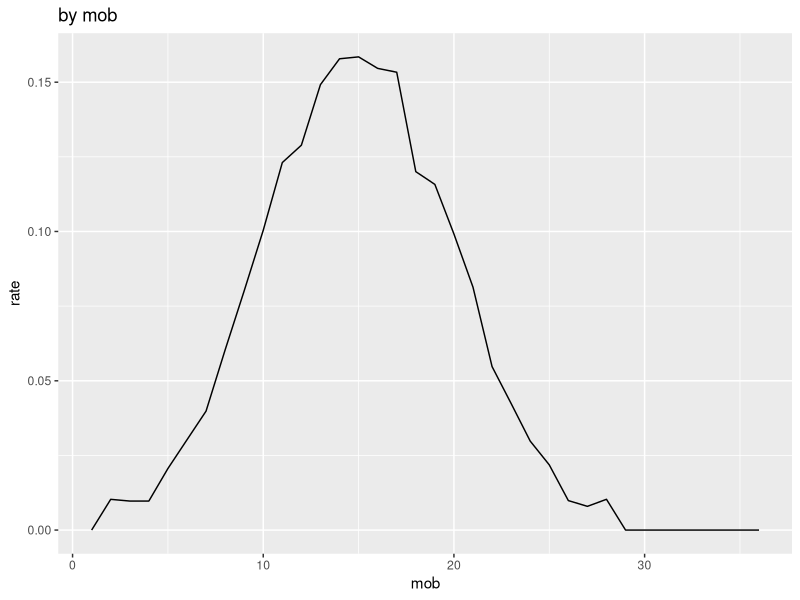
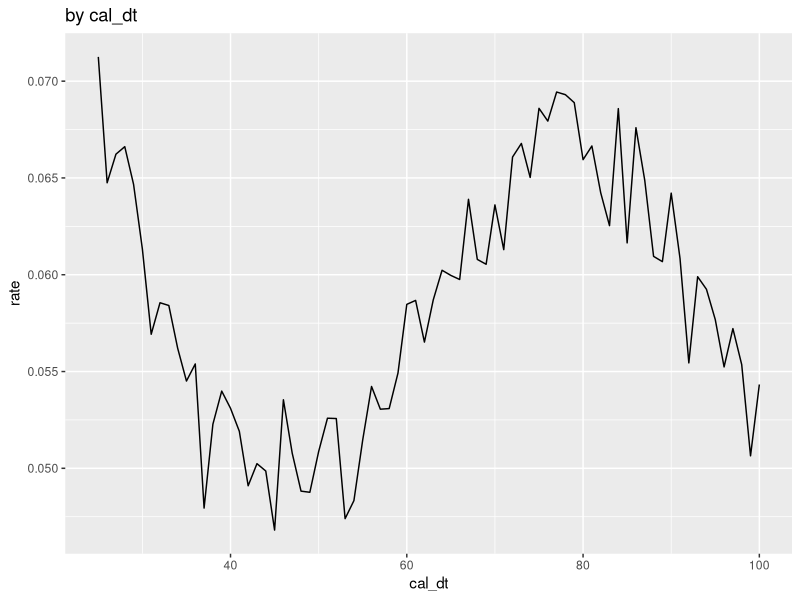
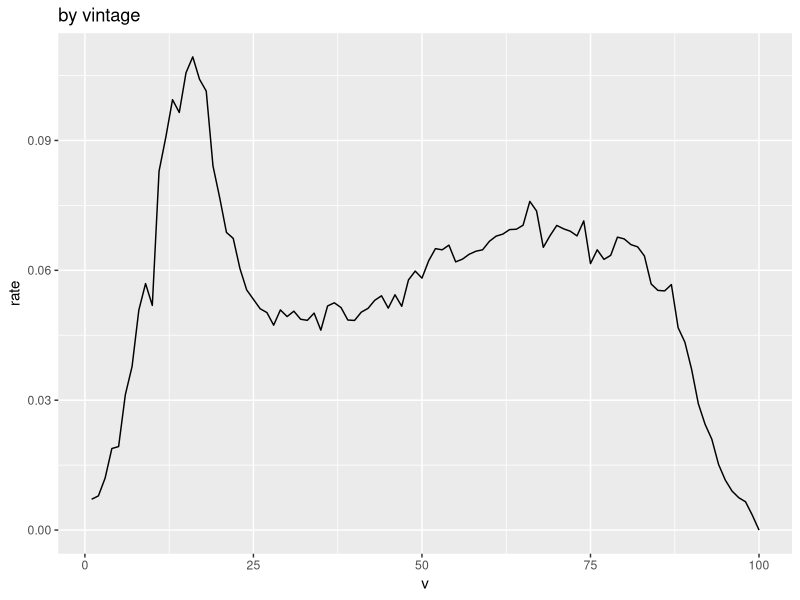
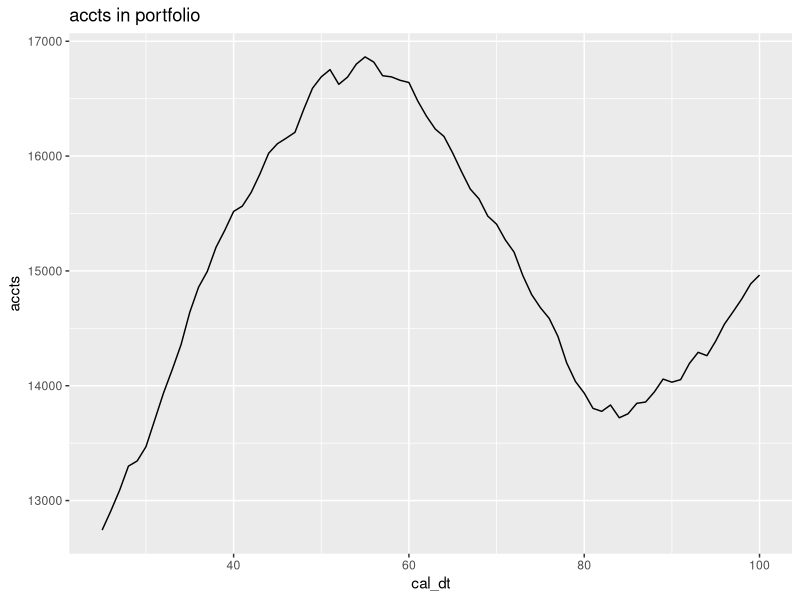

Source code (R) for these figures, in order:



#d2d data simulation

# -------------------------------------
# libraries and clear
# -------------------------------------

library(data.table)
library(magrittr)
library(sqldf)
library(ggplot2)

rm(list=ls())
# dev.off()


# -------------------------------------
# build data
# -------------------------------------


# cal table will hold the calendar dates (cal_dt), the calendar effect (cal_m), and portfolio production per cal_dt
cal_table <- data.table(
  cal_dt = 1:100,
  cal_m = 1:100 %>% divide_by(10) %>% sin() %>% multiply_by(0.2) %>% add(1),
  prod = rnorm(100, 1000, 50) %>% round(., 0)
)
cal_table[, dummy:=1]

# vintage table will hold the vintage effect for each month (cal_dt) of origination
vin_table <- data.table(
  cal_dt = 1:100,
  v_m = c(
    rnorm(50, mean = 1, sd = .02), 
    rnorm(4, mean = 1.1, sd = .02), 
    rnorm(8, mean = 1, sd = .02),
    rnorm(4, mean = 1.1, sd = .02), 
    rnorm(8, mean = 1, sd = .02),            
    rnorm(4, mean = 0.9, sd = .02), 
    rnorm(8, mean = 1, sd = .02),            
    rnorm(14, mean = 1, sd = .02)
  )
)
vin_table[, dummy:=1]

# mob table will hold the maturation effect or lifecycle curve
mob_table <- data.table(
  mob = 1:36, 
  mob_v = dnorm(1:36, mean=15, sd=5) %>% multiply_by(2) %>% round(., 2)
)
mob_table[, dummy:=1]


# acct table will hold the account numbers and their vintage (cal_dt or origin)
acct_table <- data.table(
  acct_num = seq(1, sum(cal_table$prod)),
  v = rep(cal_table$cal_dt, cal_table$prod)
)

acct_table[, group := sample(1:3, .N, replace = TRUE)]
acct_table[, dummy:=1]

cal_table[1:5,]
acct_table[, .N, by=v]


# -------------------------------------
# build portfolio
# -------------------------------------

# join acct_table to mob_table to have a lifecycle effect for each loan for each month
dt_mob <- merge.data.table(
  x = acct_table,
  y = mob_table,
  by = 'dummy',
  allow.cartesian = TRUE
)

dt_mob[, cal_dt := (v-1)+mob]

group_table <- data.table(
  group = c(1, 2, 3),
  value = c(-2, 0, 2)
)

dt_mob

# join that table to vin_table to add vintage effect
dt_vin <- merge.data.table(
  x = dt_mob,
  y = vin_table,
  by.x = 'v',
  by.y = 'cal_dt'
)

rm(dt_mob)

# now join that table to cal_table to bring in calendar effect
dt_hit <- merge.data.table(
  x = dt_vin,
  y = cal_table[, .(cal_dt, cal_m)],
  by = 'cal_dt'
)

rm(dt_vin)

dt_hit[, haz := mob_v * v_m * cal_m]

dt_hit[, rand := runif(n = .N)]

dt_hit[, hit := ifelse(rand <= haz, 1, 0)]

dt_hit[order(acct_num, mob), cs1 := cumsum(hit), by=acct_num]

dt_hit[order(acct_num, mob), cs2 := cumsum(cs1), by=acct_num]

dt <- dt_hit[cs2 < 2 & cal_dt >= 25, .(cal_dt, acct_num, v, mob, hit)]

rm(dt_hit)
rm(acct_table)
rm(cal_table)
rm(mob_table)
rm(vin_table)

dt 

str(dt)

# -------------------------------------
# how's it look?
# -------------------------------------

dt[, .(rate = mean(hit)), by=mob]       [order(mob)]    %>% ggplot(aes(x=mob, y=rate))      + geom_line() + ggtitle('by mob')
dt[, .(rate = mean(hit)), by=cal_dt]    [order(cal_dt)] %>% ggplot(aes(x=cal_dt, y=rate))   + geom_line() + ggtitle('by cal_dt')
dt[, .(rate = mean(hit)), by=v]         [order(v)]      %>% ggplot(aes(x=v, y=rate))        + geom_line() + ggtitle('by vintage')
dt[, .(accts = uniqueN(acct_num)), by=cal_dt]  %>% ggplot(aes(x=cal_dt, y=accts)) + geom_line() + ggtitle('accts in portfolio')
